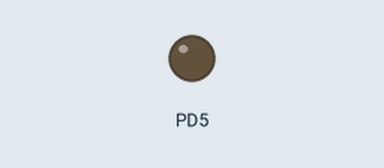
This program was run on a simulated ATmega32, built with avr-gcc and emulated at 4 MHz. Parts: output pins drawn as LEDs (lit = HIGH). Dashed ring = blinking.

Above: at 0.2 s.
At 2.37 s:
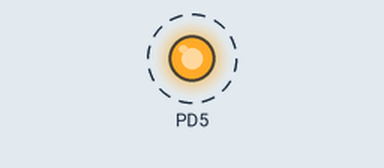
Timing chart, 0 to 3.0 s (numbered marks = the images above):
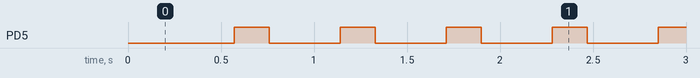

Measured:
- by itself, PD5: alternates HIGH for 0.19 s and LOW for 0.38 s

The program:

Z2.c
```c
#include <avr/io.h>

int main(void)
{
	DDRD |= 0x20;				// Ustawiam 5 pin na linii D jako wyj cie

	TCCR1A |= 0x82;				// Ustawiam TIMER 1 w tryb Fast PWM i w³¹czam tryb nieodwracaj¹cy
	TCCR1B |= 0x18;				// Ustawiam TIMER 1 w tryb Fast PWM i

	ICR1 = 35625; 				// Ustawiam szczyt PWM na 0,57s
	OCR1A = 11875;				// Ustawiam moment porównania na 0,19s

	TCCR1B |= 0x03;				// ustawiam prescaler na 1/64


    while (1)
    {
		asm("nop");
    }
}
```
